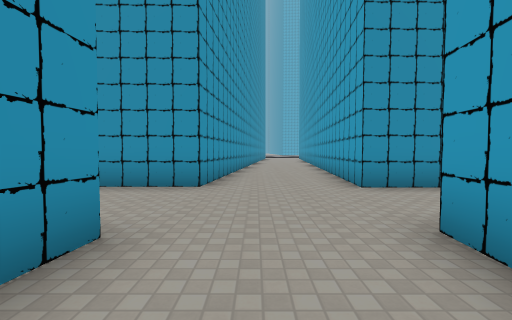
View 1 (above)

24 first-person views from a walk through a level from a Godot 3-D game. The camera is 1.4 m above the floor, tilts 2° down and sees 90° across. The floor is counted in squares, 2 m on a side. Each view is taken from the middle of a square. On the plan, view 1 faces up. The plan holds only what a view shows up to about 9 squares ahead; the rest is blank. The place goes on beyond the plan. Some surface patterns are stand-ins.

View 2
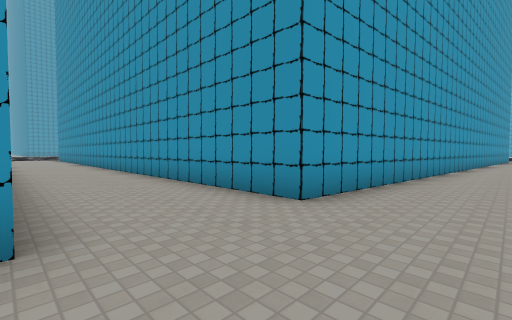

View 3
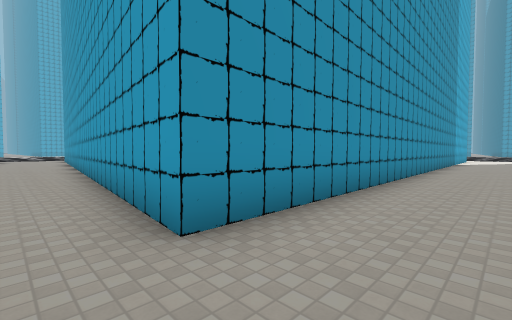

View 4
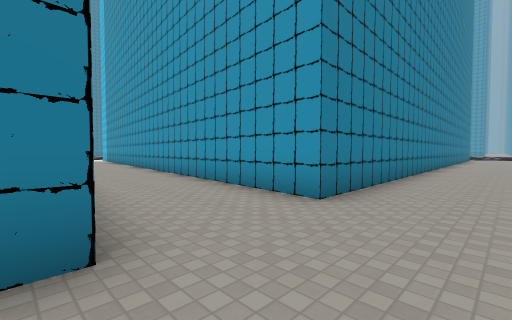

View 5
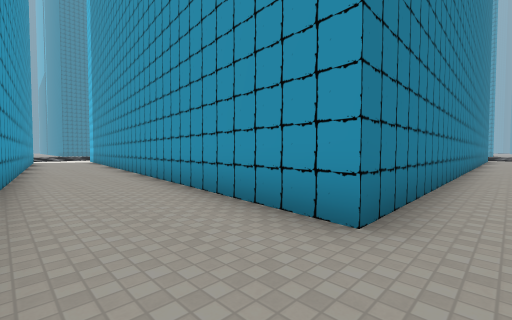

View 6
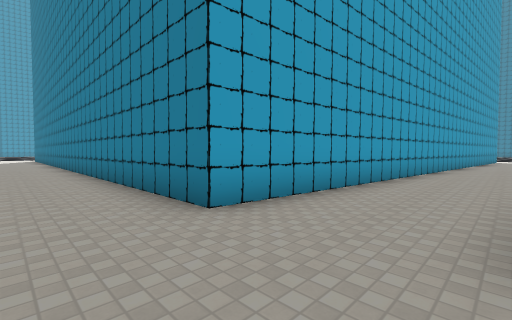

View 7
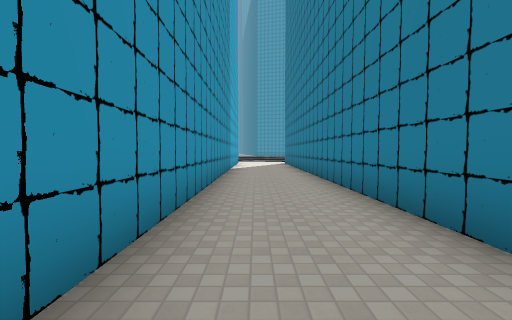

View 8
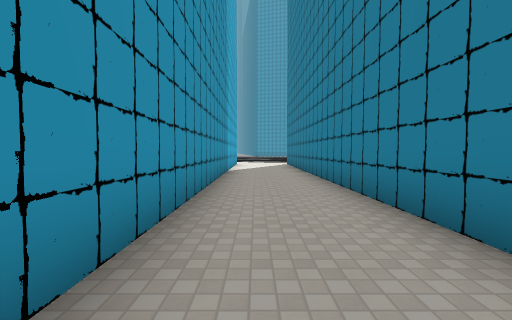

View 9
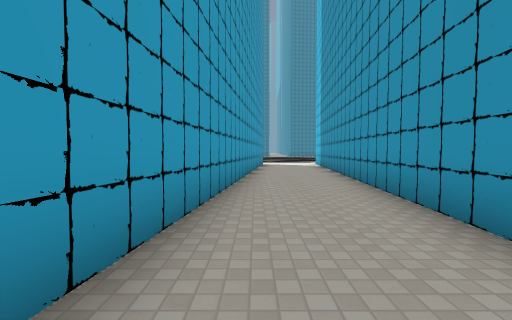

View 10
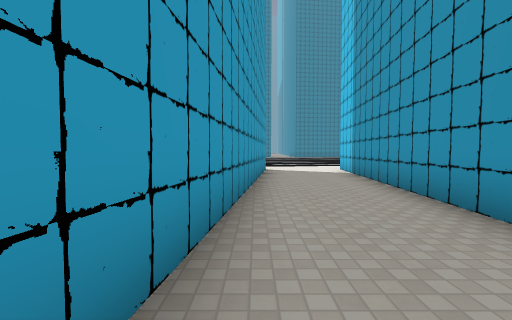

View 11
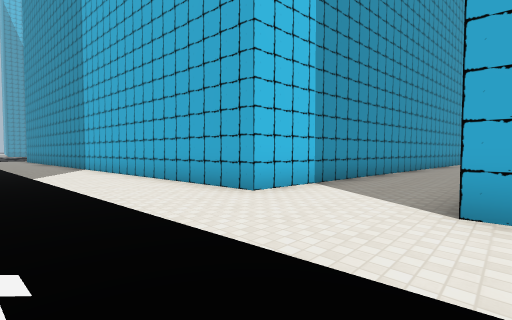

View 12
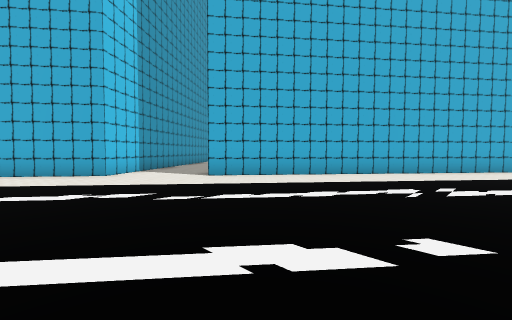

View 13
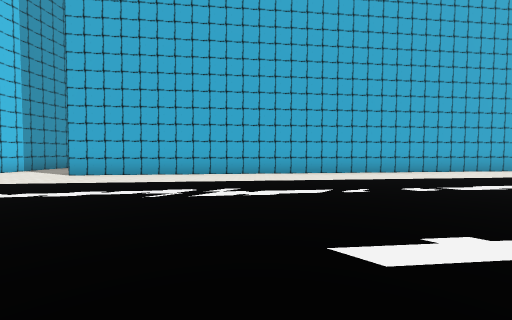

View 14
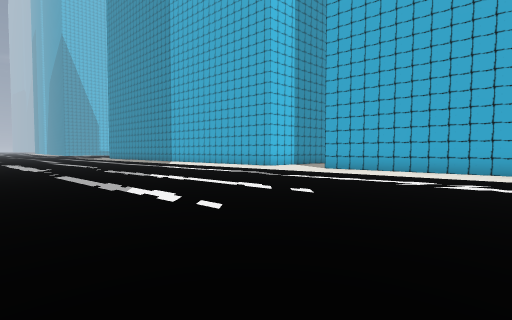

View 15
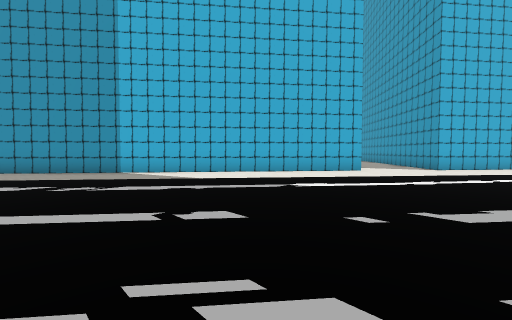

View 16
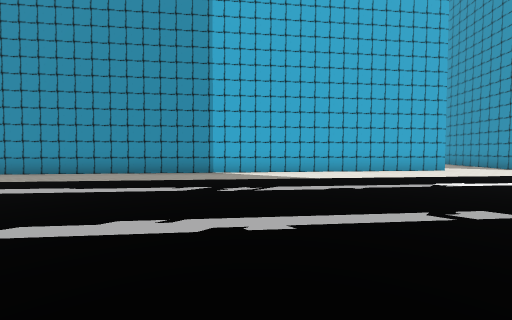

View 17
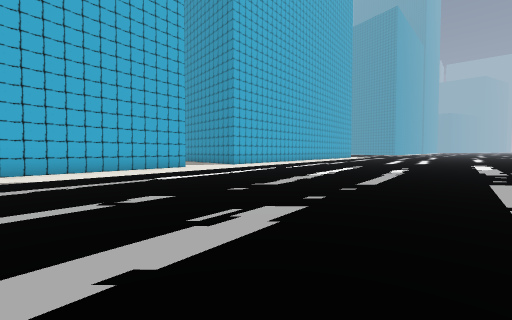

View 18
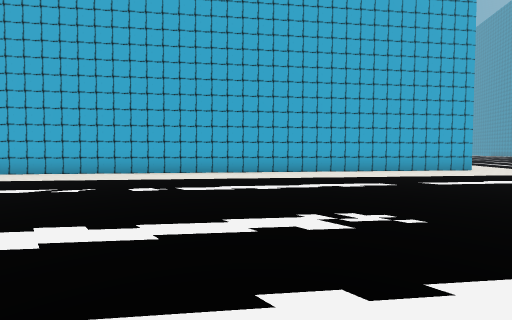

View 19
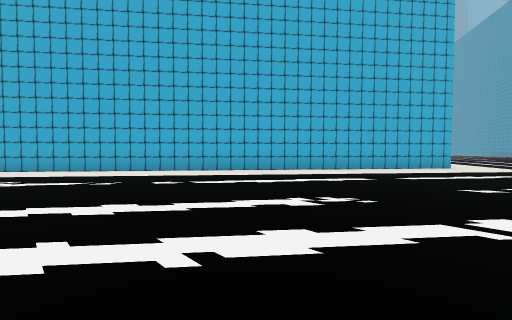

View 20
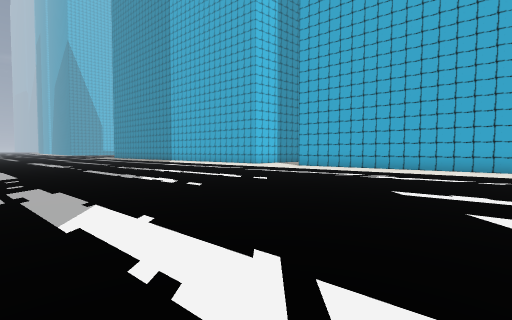

View 21
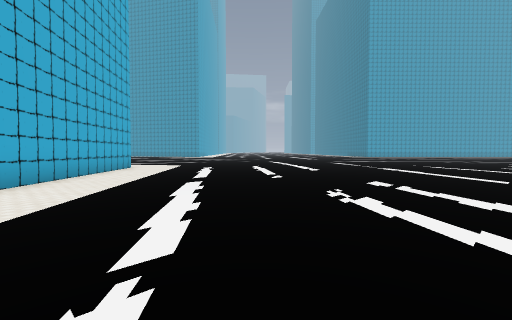

View 22
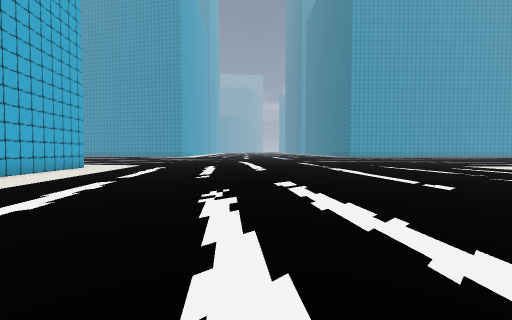

View 23
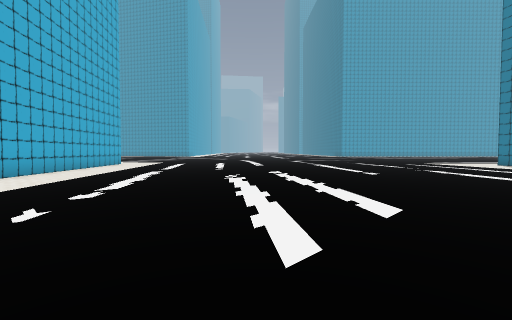

View 24
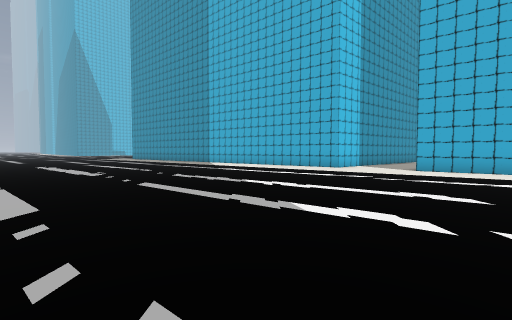

### Floor plan
Points are (right, up) in squares from view 1. A wall is a line through its corners. A room is listed if a view was taken in it or the views show most of it. See-through windows are left out.
Room 1 (views 1, 2, 3, 4, 5, 6, 7, 8, 9, 10)
walls: (-0.4, 10.5) (-1, 4.9) (-8.8, 4.8); (-10.8, 2.1) (-1.2, 2.2) (-3.2, -17); (-0.3, -15.9) (1.6, 2.2) (16.4, 2.3); (16.3, 5) (1.9, 4.9) (2.5, 10.6)
ways out: opening at (-1.5, -17) to room 2
Room 2 (views 11, 12, 13, 14, 15, 16, 17, 18, 19, 20, 21, 22, 23, 24)
walls: (-3.2, -17) (-15.6, -18.3); (16, -14.9) (-0.4, -16.7)
ways out: opening at (-1.5, -17) to room 1

Where each view was taken, in squares from view 1:
view 1: 0 up, 0 right, facing up
view 2: 2 up, 1 right, facing up-left
view 3: 3 up, 1 right, facing up-right
view 4: 4 up, 2 right, facing down-left
view 5: 3 up, 1 right, facing down-left
view 6: 4 up, 1 left, facing down-right
view 7: 4 up, 7 right, facing right
view 8: 4 up, 8 right, facing right
view 9: 3 down, 0 right, facing down
view 10: 7 down, 0 right, facing down
view 11: 20 down, 0 right, facing up-left
view 12: 24 down, 1 right, facing up
view 13: 24 down, 5 right, facing up
view 14: 26 down, 5 right, facing up-left
view 15: 26 down, 7 left, facing up
view 16: 26 down, 10 left, facing up
view 17: 27 down, 9 left, facing up-right
view 18: 24 down, 10 right, facing up
view 19: 25 down, 10 right, facing up
view 20: 27 down, 7 right, facing up-left
view 21: 20 down, 7 right, facing right
view 22: 22 down, 7 right, facing right
view 23: 22 down, 4 right, facing right
view 24: 27 down, 2 right, facing up-left
